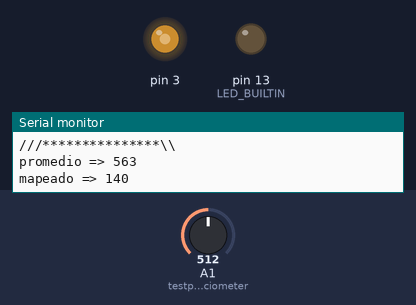
The sketch below on a simulated Arduino Uno, built with avr-gcc and run on an emulated ATmega328P. Parts: output pins drawn as LEDs (lit = HIGH), the last lines printed to the serial monitor. The test bench sets the inputs (shaded band); at power-on: A1 (testpotenciometer) = 512.

Above: at 1.2 s.
1.3 s: A1 (testpotenciometer) set to 716
At 1.9 s:
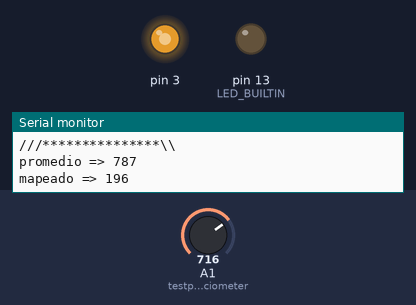
2.8 s: A1 (testpotenciometer) set to 306
At 4.0 s:
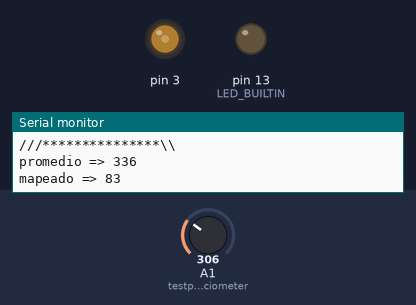
4.3 s: A1 (testpotenciometer) set to 122
At 5.3 s:
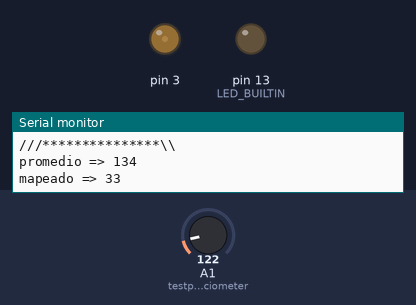
5.8 s: A1 (testpotenciometer) set to 0
At 6.3 s:
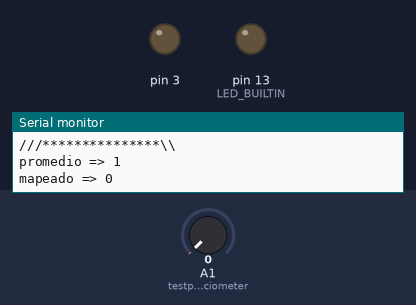
Timing chart, 0 to 8.3 s (numbered marks = the images above; inputs shaded):
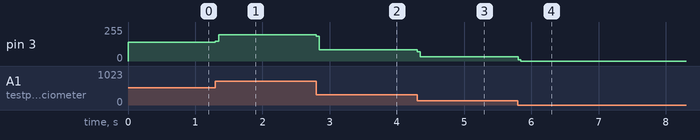

Measured:
- after the input at 1.3 s, pin 3: 140/255 → 196/255 at once
- after the input at 2.8 s, pin 3: 196/255 → 83/255 at once
- after the input at 4.3 s, pin 3: 83/255 → 33/255 at once
- after the input at 5.8 s, pin 3: 33/255 → 0/255 at once

The sketch:

potenciometer.ino
```cpp
int testpotenciometer = A1;
float lecturaPotenciometro = 0;
float voltajeOut = 0;
int memoryLectura = 0;
long sumaMuestra = 0;
int promedio = 0;
int muestras = 5;
void setup() {
  // put your setup code here, to run once:
  Serial.begin(9600);
  pinMode(LED_BUILTIN, OUTPUT);
}

void loop() {
  // toma muestras y realiza promedio


  sumaMuestra = 0;
  promedio = 0;
  for(int muestra = 0 ; muestra <= 10; muestra ++){
    lecturaPotenciometro = analogRead(testpotenciometer);
    sumaMuestra = sumaMuestra + lecturaPotenciometro;
  }
  promedio = sumaMuestra / 10;

if(promedio < 10){
  promedio = 1;
}else if (promedio > 1000){
  promedio = 1023;
}

if(promedio != memoryLectura){
  memoryLectura = promedio;
  // float volSalida = ( 255 * lecturaPotenciometro)/ 1023;
  // analogWrite(13, lecturaPotenciometro);
  Serial.println("///***************\\\\");
  int mapeado = map(promedio, 1, 1023, 0, 255);
  Serial.print("promedio => ");
  Serial.println(promedio);
  Serial.print("mapeado => ");
  Serial.println(mapeado);

  analogWrite(3, mapeado);

//  if(mapeado <= 3){
//    //digitalWrite(LED_BUILTIN, LOW);
//    analogWrite(3, 0);
//  }else{
//
//    for(int i = 0; i < 500; i++){
//      digitalWrite(LED_BUILTIN, HIGH);
//      delayMicroseconds(lecturaPotenciometro);
//      digitalWrite(LED_BUILTIN, LOW);
//      delayMicroseconds(lecturaPotenciometro);
//    }
//  }

}


}
```
